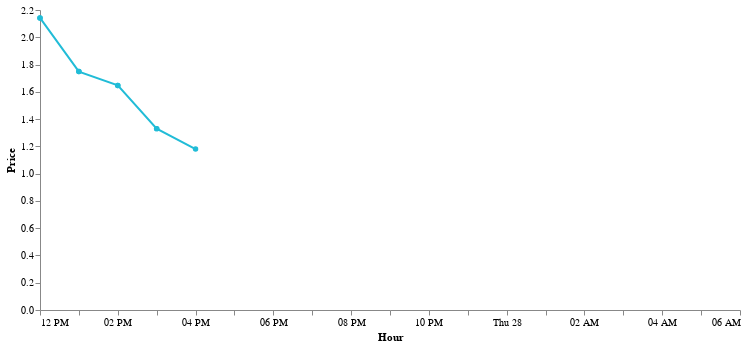

The cell this chart's notebook holds for it:
### Code cell
cp = NebulaChartProvider()
cp.price_chart(dp.hourly_stats_df)

### Figure 1 — Vega-Lite specification as saved in the notebook (floating-point values rounded to 4 significant figures)
{"config": {"view": {"continuousWidth": 400, "continuousHeight": 300, "strokeOpacity": 0}, "axis": {"grid": false}, "axisX": {"labelAngle": 0}, "mark": {"color": "#21bcd7"}}, "data": {"name": "data-d8658285ae0bbfdab6c8642a71557477"}, "mark": {"type": "line", "point": true}, "encoding": {"tooltip": [{"field": "Hour", "type": "temporal"}, {"field": "Price", "type": "quantitative"}], "x": {"field": "Hour", "sort": {"order": "ascending"}, "type": "temporal"}, "y": {"field": "Price", "type": "quantitative"}}, "width": 700, "$schema": "https://vega.github.io/schema/vega-lite/v4.17.0.json", "datasets": {"data-d8658285ae0bbfdab6c8642a71557477": [{"Price": 1.748, "Hour": "2022-04-27 13:00:00.000"}, {"Price": 1.647, "Hour": "2022-04-27 14:00:00.000"}, {"Price": 1.33, "Hour": "2022-04-27 15:00:00.000"}, {"Price": 1.647, "Hour": "2022-04-27 14:00:00.000"}, {"Price": 1.748, "Hour": "2022-04-27 13:00:00.000"}, {"Price": 1.33, "Hour": "2022-04-27 15:00:00.000"}, {"Price": 2.142, "Hour": "2022-04-27 12:00:00.000"}, {"Price": 2.142, "Hour": "2022-04-27 12:00:00.000"}, {"Price": 1.18, "Hour": "2022-04-27 16:00:00.000"}, {"Price": null, "Hour": "2022-04-27 16:00"}, {"Price": null, "Hour": "2022-04-27 17:00"}, {"Price": null, "Hour": "2022-04-27 18:00"}, {"Price": null, "Hour": "2022-04-27 19:00"}, {"Price": null, "Hour": "2022-04-27 20:00"}, {"Price": null, "Hour": "2022-04-27 21:00"}, {"Price": null, "Hour": "2022-04-27 22:00"}, {"Price": null, "Hour": "2022-04-27 23:00"}, {"Price": null, "Hour": "2022-04-28 00:00"}, {"Price": null, "Hour": "2022-04-28 01:00"}, {"Price": null, "Hour": "2022-04-28 02:00"}, {"Price": null, "Hour": "2022-04-28 03:00"}, {"Price": null, "Hour": "2022-04-28 04:00"}, {"Price": null, "Hour": "2022-04-28 05:00"}, {"Price": null, "Hour": "2022-04-28 06:00"}]}}
